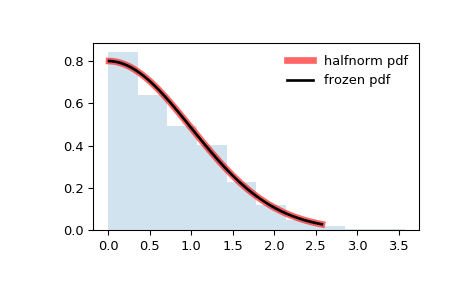

This chart was generated by the following Python code:
from scipy.stats import halfnorm
import matplotlib.pyplot as plt
fig, ax = plt.subplots(1, 1)

# Calculate a few first moments:

mean, var, skew, kurt = halfnorm.stats(moments='mvsk')

# Display the probability density function (``pdf``):

x = np.linspace(halfnorm.ppf(0.01),
                halfnorm.ppf(0.99), 100)
ax.plot(x, halfnorm.pdf(x),
       'r-', lw=5, alpha=0.6, label='halfnorm pdf')

# Alternatively, the distribution object can be called (as a function)
# to fix the shape, location and scale parameters. This returns a "frozen"
# RV object holding the given parameters fixed.

# Freeze the distribution and display the frozen ``pdf``:

rv = halfnorm()
ax.plot(x, rv.pdf(x), 'k-', lw=2, label='frozen pdf')

# Check accuracy of ``cdf`` and ``ppf``:

vals = halfnorm.ppf([0.001, 0.5, 0.999])
np.allclose([0.001, 0.5, 0.999], halfnorm.cdf(vals))
# True

# Generate random numbers:

r = halfnorm.rvs(size=1000)

# And compare the histogram:

ax.hist(r, density=True, histtype='stepfilled', alpha=0.2)
ax.legend(loc='best', frameon=False)
plt.show()
